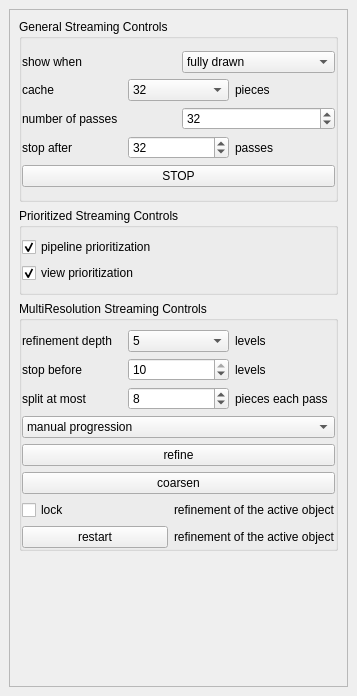
<?xml version="1.0" encoding="UTF-8"?>
<ui version="4.0">
 <class>pqStreamingControls</class>
 <widget class="QDockWidget" name="pqStreamingControls">
  <property name="geometry">
   <rect>
    <x>0</x>
    <y>0</y>
    <width>357</width>
    <height>696</height>
   </rect>
  </property>
  <property name="windowTitle">
   <string>Streaming Controls</string>
  </property>
  <widget class="QWidget" name="dockWidgetContents">
   <layout class="QHBoxLayout" name="horizontalLayout_10">
    <item>
     <widget class="QScrollArea" name="scrollArea">
      <property name="widgetResizable">
       <bool>true</bool>
      </property>
      <widget class="QWidget" name="scrollAreaWidgetContents">
       <property name="geometry">
        <rect>
         <x>0</x>
         <y>0</y>
         <width>329</width>
         <height>642</height>
        </rect>
       </property>
       <layout class="QVBoxLayout" name="verticalLayout_3">
        <item>
         <widget class="QGroupBox" name="streaming_controls">
          <property name="title">
           <string>General Streaming Controls</string>
          </property>
          <layout class="QVBoxLayout" name="verticalLayout_5">
           <property name="leftMargin">
            <number>0</number>
           </property>
           <property name="topMargin">
            <number>12</number>
           </property>
           <property name="rightMargin">
            <number>0</number>
           </property>
           <property name="bottomMargin">
            <number>12</number>
           </property>
           <item>
            <layout class="QHBoxLayout" name="horizontalLayout_2">
             <item>
              <widget class="QLabel" name="label_2">
               <property name="text">
                <string>show when</string>
               </property>
              </widget>
             </item>
             <item>
              <widget class="QComboBox" name="show_when">
               <property name="toolTip">
                <string>controls whether you see final results or streaming in progress</string>
               </property>
               <item>
                <property name="text">
                 <string>fully drawn</string>
                </property>
               </item>
               <item>
                <property name="text">
                 <string>each piece drawn</string>
                </property>
               </item>
              </widget>
             </item>
            </layout>
           </item>
           <item>
            <layout class="QHBoxLayout" name="horizontalLayout">
             <item>
              <widget class="QLabel" name="label">
               <property name="text">
                <string>cache</string>
               </property>
              </widget>
             </item>
             <item>
              <widget class="QComboBox" name="cache_size">
               <property name="toolTip">
                <string>the number of passes each viewable object stores to speed up redisplay</string>
               </property>
               <property name="currentIndex">
                <number>7</number>
               </property>
               <item>
                <property name="text">
                 <string>infinite</string>
                </property>
               </item>
               <item>
                <property name="text">
                 <string>no</string>
                </property>
               </item>
               <item>
                <property name="text">
                 <string>1</string>
                </property>
               </item>
               <item>
                <property name="text">
                 <string>2</string>
                </property>
               </item>
               <item>
                <property name="text">
                 <string>4</string>
                </property>
               </item>
               <item>
                <property name="text">
                 <string>8</string>
                </property>
               </item>
               <item>
                <property name="text">
                 <string>16</string>
                </property>
               </item>
               <item>
                <property name="text">
                 <string>32</string>
                </property>
               </item>
               <item>
                <property name="text">
                 <string>64</string>
                </property>
               </item>
               <item>
                <property name="text">
                 <string>128</string>
                </property>
               </item>
               <item>
                <property name="text">
                 <string>256</string>
                </property>
               </item>
              </widget>
             </item>
             <item>
              <widget class="QLabel" name="label_11">
               <property name="text">
                <string>pieces</string>
               </property>
              </widget>
             </item>
            </layout>
           </item>
           <item>
            <layout class="QHBoxLayout" name="horizontalLayout_3">
             <item>
              <widget class="QLabel" name="label_3">
               <property name="text">
                <string>number of passes</string>
               </property>
              </widget>
             </item>
             <item>
              <widget class="QSpinBox" name="number_of_passes">
               <property name="toolTip">
                <string>the number of pieces the pipeline is broken up into</string>
               </property>
               <property name="minimum">
                <number>1</number>
               </property>
               <property name="maximum">
                <number>10000</number>
               </property>
               <property name="value">
                <number>32</number>
               </property>
              </widget>
             </item>
            </layout>
           </item>
           <item>
            <layout class="QHBoxLayout" name="horizontalLayout_4">
             <item>
              <widget class="QLabel" name="label_4">
               <property name="text">
                <string>stop after</string>
               </property>
              </widget>
             </item>
             <item>
              <widget class="QSpinBox" name="last_pass">
               <property name="toolTip">
                <string>allows you to stop before the last piece to get faster response time</string>
               </property>
               <property name="minimum">
                <number>1</number>
               </property>
               <property name="maximum">
                <number>10000</number>
               </property>
               <property name="value">
                <number>32</number>
               </property>
              </widget>
             </item>
             <item>
              <widget class="QLabel" name="label_5">
               <property name="text">
                <string>passes</string>
               </property>
              </widget>
             </item>
            </layout>
           </item>
           <item>
            <widget class="QPushButton" name="stop">
             <property name="sizePolicy">
              <sizepolicy hsizetype="Minimum" vsizetype="Minimum">
               <horstretch>0</horstretch>
               <verstretch>0</verstretch>
              </sizepolicy>
             </property>
             <property name="minimumSize">
              <size>
               <width>0</width>
               <height>0</height>
              </size>
             </property>
             <property name="baseSize">
              <size>
               <width>0</width>
               <height>0</height>
              </size>
             </property>
             <property name="toolTip">
              <string>halt streaming immediately</string>
             </property>
             <property name="text">
              <string>STOP</string>
             </property>
            </widget>
           </item>
          </layout>
         </widget>
        </item>
        <item>
         <widget class="QGroupBox" name="prioritization_controls">
          <property name="title">
           <string>Prioritized Streaming Controls</string>
          </property>
          <layout class="QVBoxLayout" name="verticalLayout_2">
           <property name="leftMargin">
            <number>0</number>
           </property>
           <property name="rightMargin">
            <number>0</number>
           </property>
           <item>
            <widget class="QCheckBox" name="pipeline_priority">
             <property name="toolTip">
              <string>prioritize pieces bases on data centric properties</string>
             </property>
             <property name="text">
              <string>pipeline prioritization</string>
             </property>
             <property name="checked">
              <bool>true</bool>
             </property>
            </widget>
           </item>
           <item>
            <widget class="QCheckBox" name="view_priority">
             <property name="toolTip">
              <string>prioritize pieces based on their position in the view area</string>
             </property>
             <property name="text">
              <string>view prioritization</string>
             </property>
             <property name="checked">
              <bool>true</bool>
             </property>
            </widget>
           </item>
          </layout>
         </widget>
        </item>
        <item>
         <widget class="QGroupBox" name="refinement_controls">
          <property name="title">
           <string>MultiResolution Streaming Controls</string>
          </property>
          <layout class="QVBoxLayout" name="verticalLayout">
           <property name="leftMargin">
            <number>0</number>
           </property>
           <property name="rightMargin">
            <number>0</number>
           </property>
           <property name="bottomMargin">
            <number>0</number>
           </property>
           <item>
            <layout class="QHBoxLayout" name="horizontalLayout_5">
             <item>
              <widget class="QLabel" name="label_6">
               <property name="text">
                <string>refinement depth</string>
               </property>
              </widget>
             </item>
             <item>
              <widget class="QComboBox" name="refinement_depth">
               <property name="toolTip">
                <string>controls the height of the refinement tree</string>
               </property>
               <property name="currentIndex">
                <number>4</number>
               </property>
               <item>
                <property name="text">
                 <string>1</string>
                </property>
               </item>
               <item>
                <property name="text">
                 <string>2</string>
                </property>
               </item>
               <item>
                <property name="text">
                 <string>3</string>
                </property>
               </item>
               <item>
                <property name="text">
                 <string>4</string>
                </property>
               </item>
               <item>
                <property name="text">
                 <string>5</string>
                </property>
               </item>
               <item>
                <property name="text">
                 <string>6</string>
                </property>
               </item>
               <item>
                <property name="text">
                 <string>7</string>
                </property>
               </item>
               <item>
                <property name="text">
                 <string>8</string>
                </property>
               </item>
               <item>
                <property name="text">
                 <string>9</string>
                </property>
               </item>
               <item>
                <property name="text">
                 <string>10</string>
                </property>
               </item>
              </widget>
             </item>
             <item>
              <widget class="QLabel" name="label_13">
               <property name="text">
                <string>levels</string>
               </property>
              </widget>
             </item>
            </layout>
           </item>
           <item>
            <layout class="QHBoxLayout" name="horizontalLayout_6">
             <item>
              <widget class="QLabel" name="label_7">
               <property name="text">
                <string>stop before</string>
               </property>
              </widget>
             </item>
             <item>
              <widget class="QSpinBox" name="max_depth">
               <property name="toolTip">
                <string>stops refinement before full resolution to get faster response time</string>
               </property>
               <property name="minimum">
                <number>2</number>
               </property>
               <property name="maximum">
                <number>10</number>
               </property>
               <property name="value">
                <number>10</number>
               </property>
              </widget>
             </item>
             <item>
              <widget class="QLabel" name="label_8">
               <property name="text">
                <string>levels</string>
               </property>
              </widget>
             </item>
            </layout>
           </item>
           <item>
            <layout class="QHBoxLayout" name="horizontalLayout_7">
             <item>
              <widget class="QLabel" name="label_10">
               <property name="text">
                <string>split at most</string>
               </property>
              </widget>
             </item>
             <item>
              <widget class="QSpinBox" name="max_splits">
               <property name="toolTip">
                <string>controls the number of pieces to refine on each render</string>
               </property>
               <property name="minimum">
                <number>1</number>
               </property>
               <property name="maximum">
                <number>10000</number>
               </property>
               <property name="value">
                <number>8</number>
               </property>
              </widget>
             </item>
             <item>
              <widget class="QLabel" name="label_9">
               <property name="text">
                <string>pieces each pass</string>
               </property>
              </widget>
             </item>
            </layout>
           </item>
           <item>
            <widget class="QComboBox" name="progression_mode">
             <property name="toolTip">
              <string>control refinement manually or let it run on its own</string>
             </property>
             <item>
              <property name="text">
               <string>manual progression</string>
              </property>
             </item>
             <item>
              <property name="text">
               <string>automatic progression</string>
              </property>
             </item>
            </widget>
           </item>
           <item>
            <widget class="QPushButton" name="refine">
             <property name="toolTip">
              <string>increase the resolution</string>
             </property>
             <property name="text">
              <string>refine</string>
             </property>
            </widget>
           </item>
           <item>
            <widget class="QPushButton" name="coarsen">
             <property name="toolTip">
              <string>decrease the resolution</string>
             </property>
             <property name="text">
              <string>coarsen</string>
             </property>
            </widget>
           </item>
           <item>
            <layout class="QHBoxLayout" name="horizontalLayout_8">
             <item>
              <widget class="QCheckBox" name="lock_refinement">
               <property name="text">
                <string>lock</string>
               </property>
              </widget>
             </item>
             <item>
              <widget class="QLabel" name="label_12">
               <property name="text">
                <string>refinement of the active object</string>
               </property>
              </widget>
             </item>
            </layout>
           </item>
           <item>
            <layout class="QHBoxLayout" name="horizontalLayout_9">
             <item>
              <widget class="QPushButton" name="restart_refinement">
               <property name="toolTip">
                <string>completely coarsen the active object</string>
               </property>
               <property name="text">
                <string>restart</string>
               </property>
              </widget>
             </item>
             <item>
              <widget class="QLabel" name="label_14">
               <property name="text">
                <string>refinement of the active object</string>
               </property>
              </widget>
             </item>
            </layout>
           </item>
          </layout>
         </widget>
        </item>
        <item>
         <spacer name="verticalSpacer">
          <property name="orientation">
           <enum>Qt::Vertical</enum>
          </property>
          <property name="sizeHint" stdset="0">
           <size>
            <width>0</width>
            <height>0</height>
           </size>
          </property>
         </spacer>
        </item>
       </layout>
      </widget>
     </widget>
    </item>
   </layout>
  </widget>
 </widget>
 <resources/>
 <connections/>
</ui>
